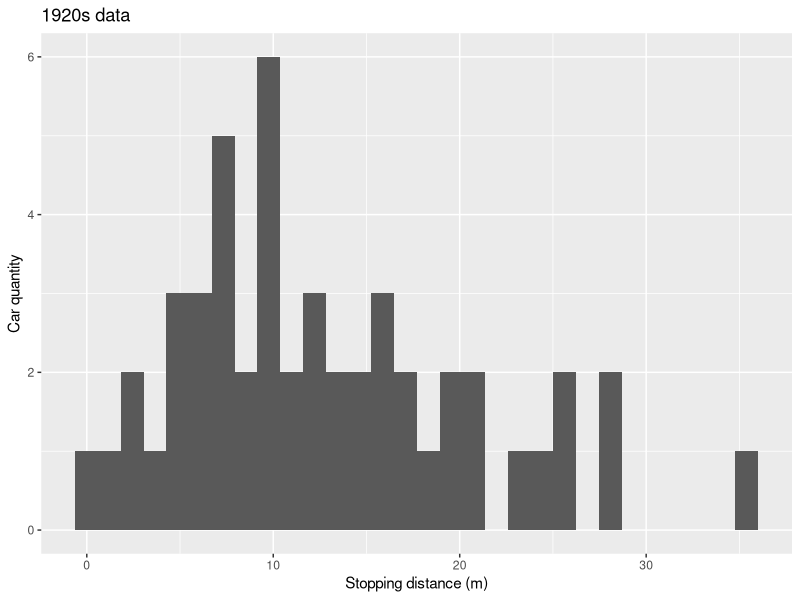
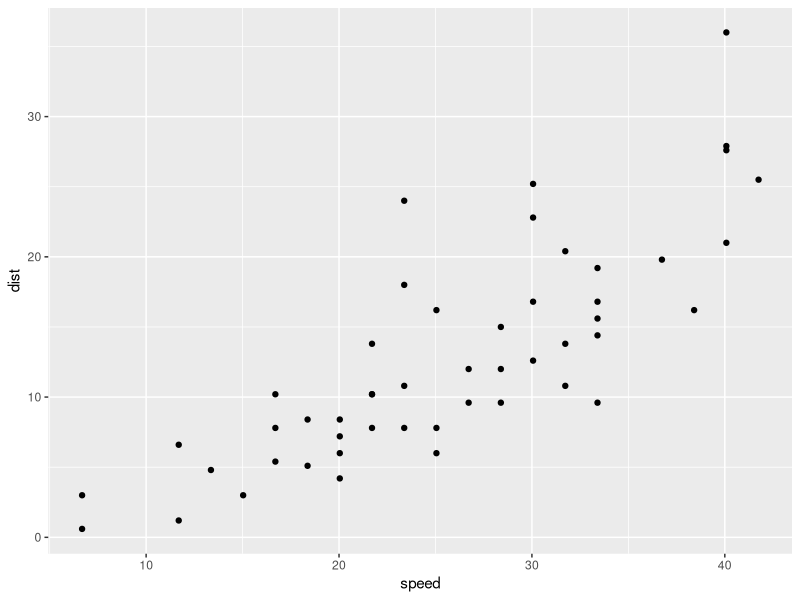
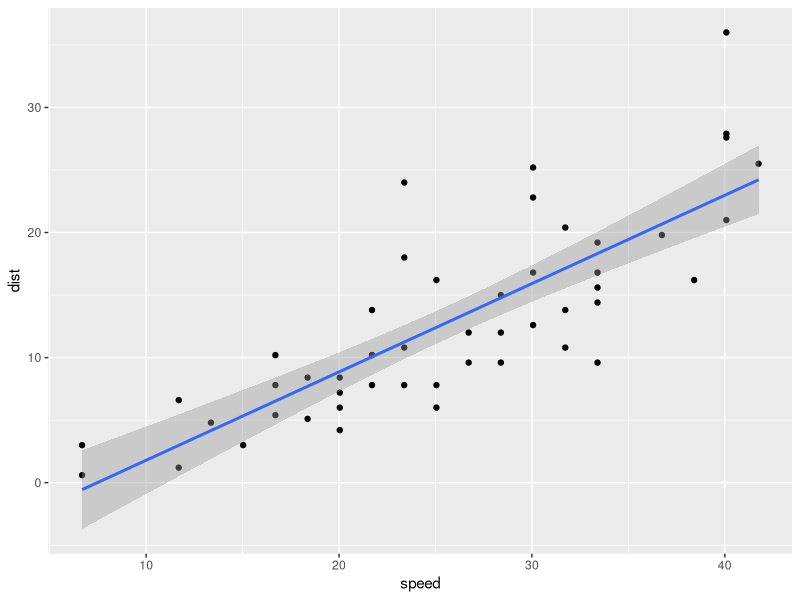
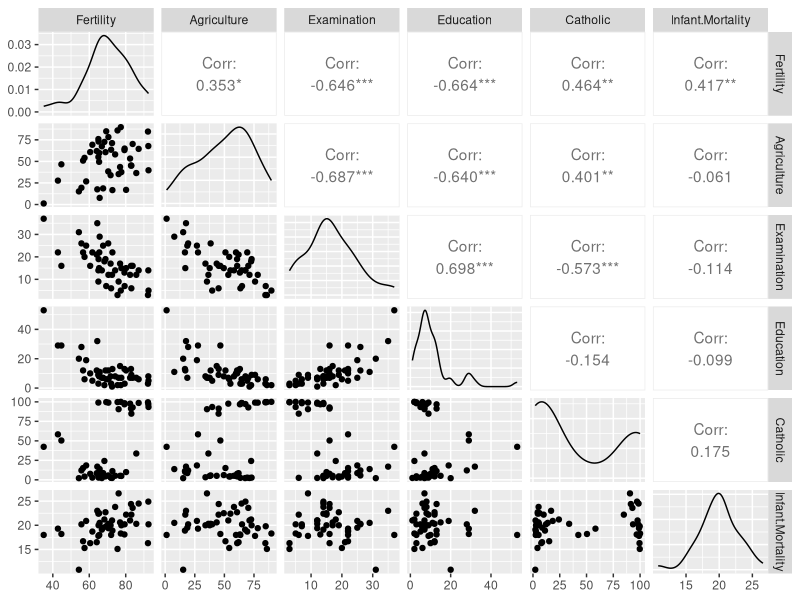

The R script that drew these images, in order:
#### Introduction ####

x <- c(23, 15, 46, NA)
z <- c(5, 6, NA, 8)

mean(x)
mean(x, na.rm = TRUE)
mean(z, na.rm = TRUE)

sum(x)
sum(x, na.rm = TRUE)

d <- data.frame(rost = x, ves = z)
d

d[4, 1]
d[3, 1]
d[2, ]
d[, 2]

d$rost
d$ves

my_list <- list(a = 7, b = 10:20, table = d)
my_list$a
my_list$b
my_list$table

my_list[[1]]
my_list[[2]]

#### Data in R ####

library(tidyverse)
library(GGally)
library(psych)

?predict
help(describe)

d <- cars
glimpse(d)
head(d)
tail(d)
describe(d)
ncol(d)
nrow(d)
str(d)

mean(d$speed)

d2 <- mutate(d, speed = 1.67*speed, dist = 0.3*dist, ratio = dist/speed)
glimpse(d2)

?cars
qplot(data = d2, dist, xlab = 'Stopping distance (m)', ylab = 'Car quantity',
      main = '1920s data')
qplot(data = d2, speed, dist)

#### Least squares: example 1 ####

model <- lm(data = d2, dist ~ speed)
model

beta_hat <- coef(model)
beta_hat

eps_hat <- residuals(model)
eps_hat

y <- d2$dist
y_hat <- fitted(model)
y
y_hat

RSS <- deviance(model)
RSS

TSS <- sum( (y - mean(y))^2 )
TSS

ESS <- TSS - RSS

R2 <- ESS / TSS
R2

cor(y, y_hat)^2

x <- model.matrix(model)
x

nd <- data.frame(speed = c(40, 60))
nd

predict(model, nd)

qplot(data=d2, speed, dist) + stat_smooth(method = "lm")

#### Least squares: example 2 ####

t <- swiss
?swiss
glimpse(t)
describe(t)

ggpairs(t)

model2 <- lm(data = t, Fertility ~ Agriculture + Education + Catholic)
coef(model2)
fitted(model2)
residuals(model2)
deviance(model2)

report <- summary(model2)
report

cor(t$Fertility, fitted(model2))^2
nd2 <- data.frame(Agriculture = 0.5, Catholic = 0.5, Education = 20)
predict(model2, nd2)

#### Test ####

data(sleep)
sleep

sleep[6, 1]
mean(sleep$extra)^2
min(sleep$extra) * max(sleep$extra)
var(sleep$extra[10:20])

data("mtcars")
glimpse(mtcars)
model3 <- lm(data = mtcars, mpg ~ disp + hp + wt + am)
summary(model3)
coef(model3)

models = list(
  model1 = mpg ~ disp + hp + wt,
  model2 = mpg ~ cyl + hp + wt,
  model3 = mpg ~ disp + cyl + wt,
  model4 = mpg ~ disp + hp + cyl
)

sapply( models, function(f) summary( lm(data = mtcars, f) )$r.squared )